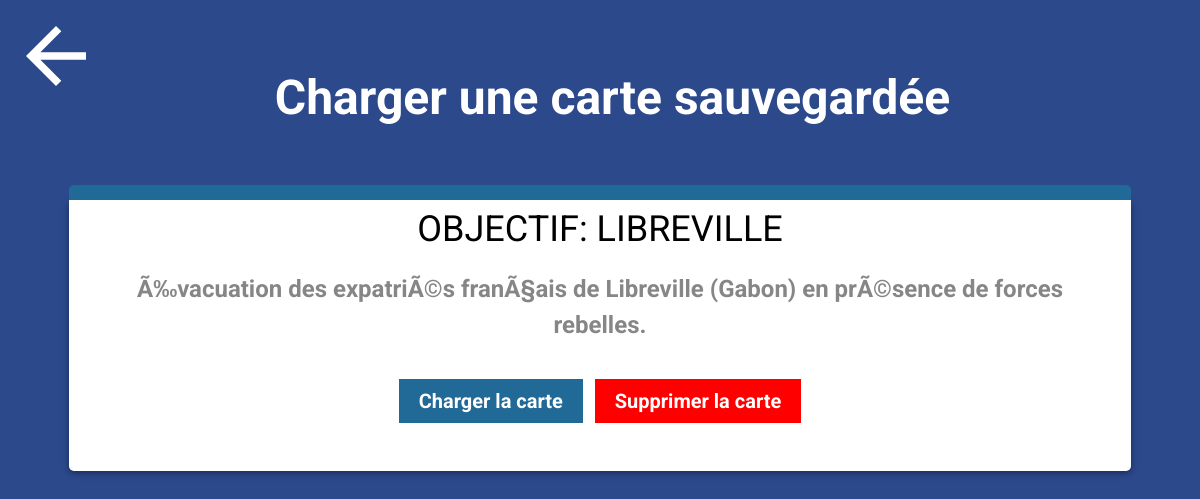
The page /chargercarte.php on the database as committed earlier.
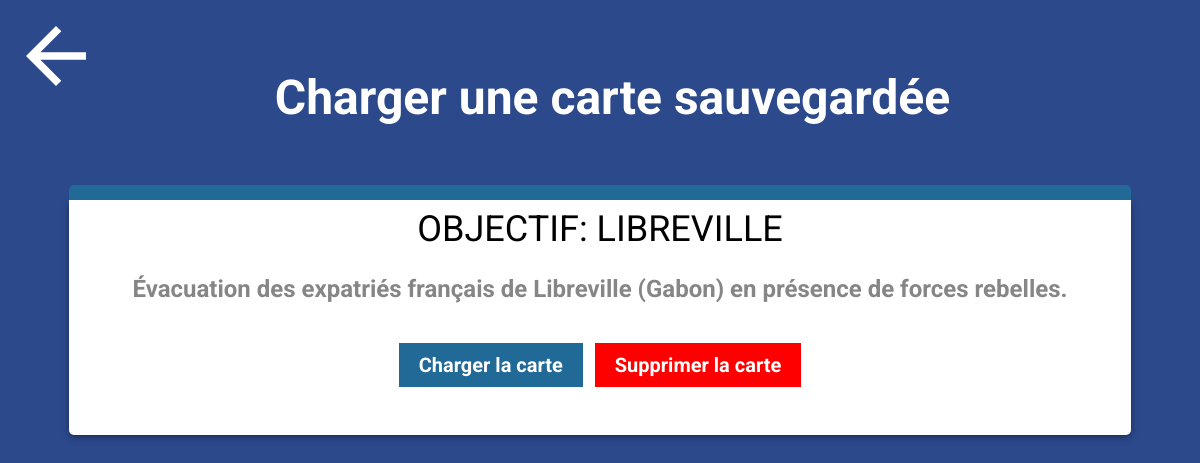
The same page on the database as committed later.
### tables this page shows
CREATE TABLE `save_marine_table` (
	`id` int(11) NOT NULL,
	`mapName` varchar(70) NOT NULL,
	`mapDescription` text NOT NULL,
	`cercles` text NOT NULL,
	`polygs` text NOT NULL,
	`texts` text NOT NULL,
	`polyls` text NOT NULL,
	`batis` text NOT NULL,
	`bateaux` text NOT NULL
);

### chargercarte.php (the view, shortened to what this page needs)
<head>
	<link rel="stylesheet" type="text/css" href="css/styleIndex.css">
	<link rel="stylesheet" type="text/css" href="css/chargeEtTuto.css">
</head>
<div id="loadDiv" style="z-index:100">
	<a  id='backIcon-Charge' href="index.php">
		<img class=backarrow src="image/backArrow.svg" alt="">
	</a>
	<h4 id='loadTitle'>Charger une carte sauvegardée</h4>
	<?php
	include 'db.php';
	$conn = new mysqli($dbhost, $dbuser, $dbpass, $db);
	$sql = "SELECT id, mapName, mapDescription, cercles, polygs, texts, polyls, batis, bateaux FROM save_marine_table";
	$result = $conn->query($sql);
	while($row = $result->fetch_assoc()) {
		echo '
		<ul class="" style="position:relative;z-index:1000">
			<li class="resource--article ">
				<h10 class="resource__title" style="color:black">'.$row["mapName"].'</h10>
				<p class="resource__summary">'.$row["mapDescription"].'</p>
				<a href="map.php?id='.$row["id"].'" style="cursor: pointer;" class="btn"  id="Load">Charger la carte</a>
				<a href="delete.php?id='.$row["id"].'" style="background:red;cursor: pointer;" class="btn"  id="Load">Supprimer la carte</a>
			</li>
		</ul>
		';
	}
	?>

Rows that differ between the two databases and show on the page:
changed save_marine_table "OBJECTIF: LIBREVILLE": mapDescription "Ã‰vacuation des expatriÃ©s franÃ§ais de Libreville (Gabon) en prÃ©sence de forces rebelles." → "Évacuation des expatriés français de Libreville (Gabon) en présence de forces rebelles."
